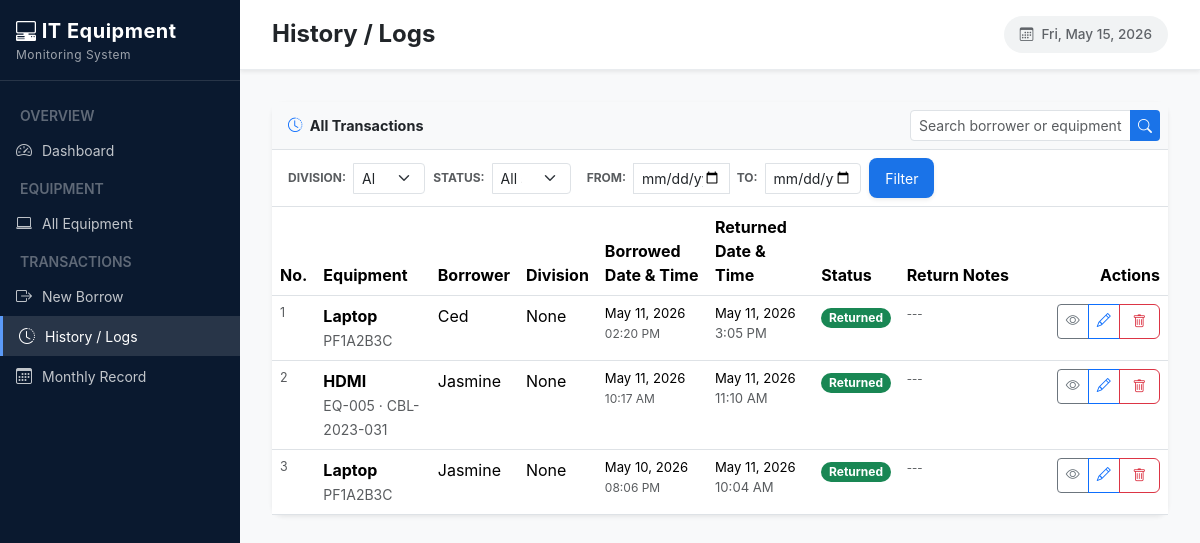
Before: /history/ with the older database file.
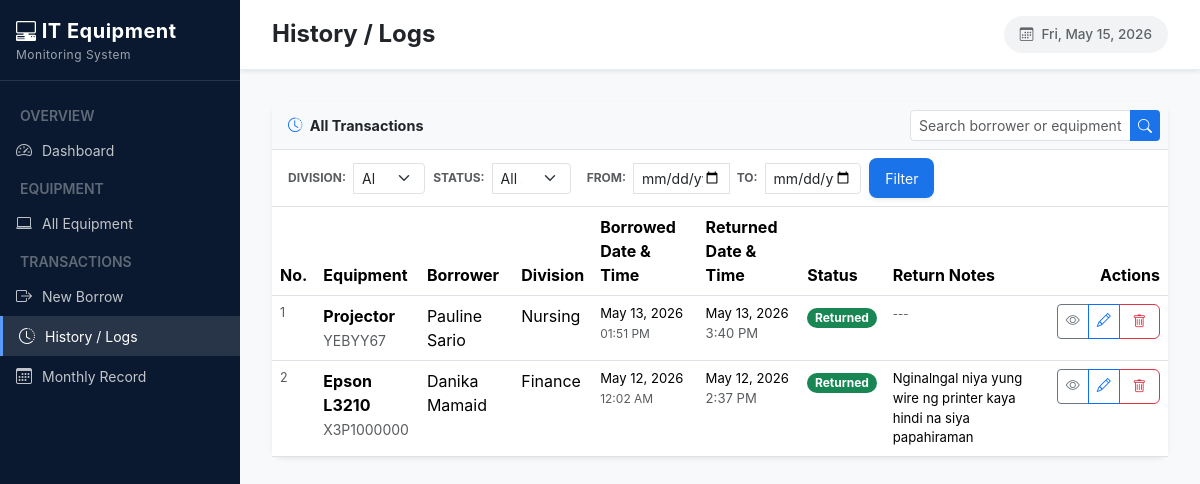
After: the same page with the newer database file.
### ems/models.py (models this page shows, shortened)
class BorrowTransaction(models.Model):
    STATUS_CHOICES = [
        ('ongoing', 'Ongoing'),
        ('returned', 'Returned'),
    ]
    transaction_number = models.PositiveIntegerField(unique=True, null=True, blank=True)
    equipment = models.ForeignKey(Equipment, on_delete=models.CASCADE, related_name='transactions')
    borrower_name = models.CharField(max_length=150)
    division = models.ForeignKey(Division, on_delete=models.SET_NULL, null=True)
    purpose = models.TextField()
    released_by = models.CharField(max_length=150)
    date_borrowed = models.DateTimeField(auto_now_add=True)
    due_date = models.DateTimeField(null=True, blank=True)
    status = models.CharField(max_length=20, choices=STATUS_CHOICES, default='ongoing')
    date_returned = models.DateTimeField(null=True, blank=True)
    returned_by = models.CharField(max_length=150, blank=True)
    received_by = models.CharField(max_length=150, blank=True)
    return_notes = models.TextField(blank=True)
    created_at = models.DateTimeField(auto_now_add=True)
    class Meta:
        ordering = ['-date_borrowed']

class Equipment(models.Model):
    STATUS_CHOICES = [
        ('available', 'Available'),
        ('borrowed',  'Borrowed'),
        ('unavailable', 'Not Available'),
    ]
    name = models.CharField(max_length=100)
    serial_number = models.CharField(max_length=100, unique=True)
    category = models.CharField(max_length=100, blank=True)
    status = models.CharField(max_length=20, choices=STATUS_CHOICES, default='available')
    description = models.TextField(blank=True)
    added_at = models.DateTimeField(auto_now_add=True)

class Division(models.Model):
    name = models.CharField(max_length=100, unique=True)
    def __str__(self):
        return self.name

### ems/views.py (the view)
# urls.py: path('history/', views.history_logs, name='history_logs'),
def history_logs(request):
    form = TransactionFilterForm(request.GET or None)
    qs = BorrowTransaction.objects.select_related('equipment', 'division')
    if form.is_valid():
        d = form.cleaned_data
        if d.get('search'):
            qs = qs.filter(
                Q(borrower_name__icontains=d['search']) |
                Q(equipment__name__icontains=d['search'])
            )
        if d.get('division'):
            qs = qs.filter(division=d['division'])
        if d.get('status'):
            qs = qs.filter(status=d['status'])
        if d.get('date_from'):
            qs = qs.filter(date_borrowed__date__gte=d['date_from'])
        if d.get('date_to'):
            qs = qs.filter(date_borrowed__date__lte=d['date_to'])
        sort_by = d.get('sort') or '-date_borrowed'
        qs = qs.order_by(sort_by)
    else:
        qs = qs.order_by('-date_borrowed')
    return render(request, 'ems/history_logs.html', {
        'form': form,
        'transactions': qs
    })

### ems/forms.py
class TransactionFilterForm(forms.Form):
    SORT_CHOICES = [
        ('-date_borrowed', 'Newest first'),
        ('date_borrowed',  'Oldest first'),
        ('-date_returned', 'Recently returned'),
    ]
    search     = forms.CharField(required=False, widget=forms.TextInput(attrs={'class': 'form-control', 'placeholder': 'Search borrower or equipment...'}))
    division = forms.ModelChoiceField(queryset=Division.objects.all(), required=False,
                     empty_label='All division', widget=forms.Select(attrs={'class': 'form-select'}))
    status     = forms.ChoiceField(choices=[('', 'All statuses'), ('ongoing', 'Ongoing'), ('returned', 'Returned')],
                     required=False, widget=forms.Select(attrs={'class': 'form-select'}))
    date_from  = forms.DateField(required=False, widget=forms.DateInput(attrs={'type': 'date', 'class': 'form-control'}))
    date_to    = forms.DateField(required=False, widget=forms.DateInput(attrs={'type': 'date', 'class': 'form-control'}))
    sort       = forms.ChoiceField(choices=SORT_CHOICES, required=False,
                     widget=forms.Select(attrs={'class': 'form-select'}))

### ems/templates/ems/history_logs.html (shortened to what the changed rows need)
{% extends 'ems/base.html' %}
{% block content %}
<div class="table-card shadow-sm border-0">
    <table class="table table-hover mb-0">
        <thead>
            <tr>
                <th>No.</th>
                <th>Equipment</th>
                <th>Borrower</th>
                <th>Division</th>
                <th>Borrowed Date & Time</th>
                <th>Returned Date & Time</th>
                <th>Status</th>
                <th>Return Notes</th>
                <th class="text-end">Actions</th>
            </tr>
        </thead>
        <tbody>
            {% for t in transactions %}
            <tr>
                <td class="text-muted" style="font-size:.78rem;">{{ forloop.counter }}</td>
                <td>
                    <strong>{{ t.equipment.name }}</strong><br>
                    <small class="text-muted">{{ t.equipment.serial_number }}</small>
                </td>
                <td>{{ t.borrower_name }}</td>
                <td>{{ t.division }}</td>
                <td style="font-size:.82rem;">
                    <span title="Date Borrowed">{{ t.date_borrowed|date:"F d, Y" }}</span><br>
                    <small class="text-muted" style="font-size: 0.75rem;">{{ t.date_borrowed|date:"h:i A" }}</small>
                </td>
                <td style="font-size:.82rem;">
                    {% if t.date_returned %}
                        {{ t.date_returned|date:"M d, Y" }}<br>
                        <span class="text-muted">{{ t.date_returned|date:"g:i A" }}</span>
                    {% else %}
                        <span class="text-muted" style="font-style: italic;">Not yet returned</span>
                    {% endif %}
                </td>
                <td>
                    <span class="badge
                        {% if t.status|lower == 'ongoing' %}bg-warning text-dark
                        {% elif t.status|lower == 'returned' %}bg-success
                        {% else %}bg-secondary{% endif %} rounded-pill">
                        {{ t.get_status_display }}
                    </span>
                </td>
                <td style="font-size:.82rem; min-width: 150px; max-width: 250px;">
                    {% if t.return_notes %}
                        <div class="text-wrap">
                            {{ t.return_notes }}
                        </div>
                    {% else %}
                        <span class="text-muted small">---</span>
                    {% endif %}
                </td>
                <td class="text-end">
                    <div class="btn-group">
                        <a href="{% url 'transaction_detail' t.pk %}" class="btn btn-sm btn-outline-secondary"><i class="bi bi-eye"></i></a>
                        <a href="{% url 'transaction_edit' t.pk %}" class="btn btn-sm btn-outline-primary"><i class="bi bi-pencil"></i></a>
                        <a href="{% url 'transaction_delete' t.pk %}" class="btn btn-sm btn-outline-danger" onclick="return confirm('Are you sure?');"><i class="bi bi-trash"></i></a>
                    </div>
                </td>
            </tr>
            {% empty %}
            <tr><td colspan="9" class="text-center text-muted py-5">No transactions found.</td></tr>
            {% endfor %}
        </tbody>
    </table>
</div>
{% endblock %}

Changed rows visible on the page:
removed BorrowTransaction: equipment.name "Laptop", equipment.serial_number "PF1A2B3C", borrower_name "Ced", division "None", date_borrowed "May 11, 2026", date_borrowed "02:20 PM", date_returned "May 11, 2026", date_returned "3:05 PM", status "Returned"
removed BorrowTransaction: equipment.name "HDMI", equipment.serial_number "EQ-005 · CBL-2023-031", borrower_name "Jasmine", division "None", date_borrowed "May 11, 2026", date_borrowed "10:17 AM", date_returned "May 11, 2026", date_returned "11:10 AM", status "Returned"
removed BorrowTransaction: equipment.name "Laptop", equipment.serial_number "PF1A2B3C", borrower_name "Jasmine", division "None", date_borrowed "May 10, 2026", date_borrowed "08:06 PM", date_returned "May 11, 2026", date_returned "10:04 AM", status "Returned"
added BorrowTransaction: equipment.name "Projector", equipment.serial_number "YEBYY67", borrower_name "Pauline Sario", division "Nursing", date_borrowed "May 13, 2026", date_borrowed "01:51 PM", date_returned "May 13, 2026", date_returned "3:40 PM", status "Returned"
added BorrowTransaction: equipment.name "Epson L3210", equipment.serial_number "X3P1000000", borrower_name "Danika Mamaid", division "Finance", date_borrowed "May 12, 2026", date_borrowed "12:02 AM", date_returned "May 12, 2026", date_returned "2:37 PM", status "Returned", return_notes "Nginalngal niya yung wire ng printer kaya hindi na siya papahiraman"
